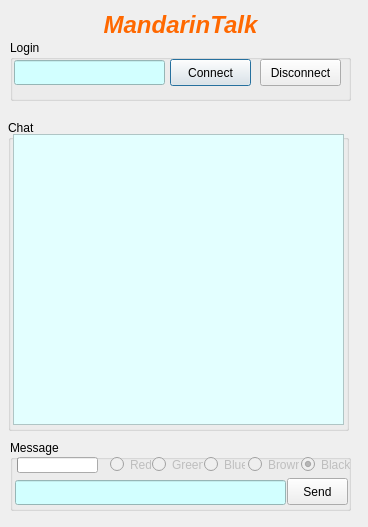
<?xml version="1.0" encoding="UTF-8"?>
<ui version="4.0">
 <class>Client</class>
 <widget class="QDialog" name="Client">
  <property name="geometry">
   <rect>
    <x>0</x>
    <y>0</y>
    <width>368</width>
    <height>527</height>
   </rect>
  </property>
  <property name="windowTitle">
   <string>Client</string>
  </property>
  <property name="windowIcon">
   <iconset>
    <normaloff>../../../../Downloads/build-ExtraManTalkC-Desktop_Qt_5_5_1_MinGW_32bit-Release/release/icon.ico</normaloff>../../../../Downloads/build-ExtraManTalkC-Desktop_Qt_5_5_1_MinGW_32bit-Release/release/icon.ico</iconset>
  </property>
  <widget class="QLabel" name="label_4">
   <property name="geometry">
    <rect>
     <x>10</x>
     <y>10</y>
     <width>341</width>
     <height>31</height>
    </rect>
   </property>
   <property name="text">
    <string>&lt;html&gt;&lt;head/&gt;&lt;body&gt;&lt;p align=&quot;center&quot;&gt;&lt;span style=&quot; font-size:18pt; font-weight:600; font-style:italic; color:#ff6800;&quot;&gt;MandarinTalk&lt;/span&gt;&lt;/p&gt;&lt;/body&gt;&lt;/html&gt;</string>
   </property>
  </widget>
  <widget class="QGroupBox" name="groupBox">
   <property name="geometry">
    <rect>
     <x>10</x>
     <y>40</y>
     <width>341</width>
     <height>61</height>
    </rect>
   </property>
   <property name="title">
    <string>Login</string>
   </property>
   <widget class="QLineEdit" name="lineLogin">
    <property name="geometry">
     <rect>
      <x>4</x>
      <y>20</y>
      <width>151</width>
      <height>25</height>
     </rect>
    </property>
    <property name="styleSheet">
     <string notr="true">background-color: rgb(210, 255, 255)</string>
    </property>
    <property name="maxLength">
     <number>12</number>
    </property>
   </widget>
   <widget class="QPushButton" name="ConnectBtn">
    <property name="geometry">
     <rect>
      <x>160</x>
      <y>19</y>
      <width>81</width>
      <height>27</height>
     </rect>
    </property>
    <property name="text">
     <string>Connect</string>
    </property>
   </widget>
   <widget class="QPushButton" name="DisconnectBtn">
    <property name="geometry">
     <rect>
      <x>250</x>
      <y>19</y>
      <width>81</width>
      <height>27</height>
     </rect>
    </property>
    <property name="text">
     <string>Disconnect</string>
    </property>
   </widget>
  </widget>
  <widget class="QGroupBox" name="groupBox_2">
   <property name="geometry">
    <rect>
     <x>8</x>
     <y>120</y>
     <width>341</width>
     <height>311</height>
    </rect>
   </property>
   <property name="title">
    <string>Chat</string>
   </property>
   <widget class="QTextEdit" name="ChatLog">
    <property name="geometry">
     <rect>
      <x>5</x>
      <y>14</y>
      <width>331</width>
      <height>291</height>
     </rect>
    </property>
    <property name="font">
     <font>
      <pointsize>10</pointsize>
     </font>
    </property>
    <property name="styleSheet">
     <string notr="true">background-color: rgb(227, 255, 255)</string>
    </property>
    <property name="html">
     <string>&lt;!DOCTYPE HTML PUBLIC &quot;-//W3C//DTD HTML 4.0//EN&quot; &quot;http://www.w3.org/TR/REC-html40/strict.dtd&quot;&gt;
&lt;html&gt;&lt;head&gt;&lt;meta name=&quot;qrichtext&quot; content=&quot;1&quot; /&gt;&lt;style type=&quot;text/css&quot;&gt;
p, li { white-space: pre-wrap; }
&lt;/style&gt;&lt;/head&gt;&lt;body style=&quot; font-family:'Cantarell'; font-size:10pt; font-weight:400; font-style:normal;&quot;&gt;
&lt;p style=&quot;-qt-paragraph-type:empty; margin-top:0px; margin-bottom:0px; margin-left:0px; margin-right:0px; -qt-block-indent:0; text-indent:0px; font-family:'MS Shell Dlg 2'; font-size:11pt;&quot;&gt;&lt;br /&gt;&lt;/p&gt;&lt;/body&gt;&lt;/html&gt;</string>
    </property>
   </widget>
  </widget>
  <widget class="QGroupBox" name="groupBox_3">
   <property name="geometry">
    <rect>
     <x>10</x>
     <y>440</y>
     <width>341</width>
     <height>71</height>
    </rect>
   </property>
   <property name="title">
    <string>Message</string>
   </property>
   <widget class="QLineEdit" name="lineMsg">
    <property name="geometry">
     <rect>
      <x>5</x>
      <y>40</y>
      <width>271</width>
      <height>25</height>
     </rect>
    </property>
    <property name="styleSheet">
     <string notr="true">background-color: rgb(210, 255, 255)</string>
    </property>
    <property name="maxLength">
     <number>100</number>
    </property>
   </widget>
   <widget class="QPushButton" name="sendBtn">
    <property name="geometry">
     <rect>
      <x>277</x>
      <y>38</y>
      <width>61</width>
      <height>27</height>
     </rect>
    </property>
    <property name="text">
     <string>Send</string>
    </property>
   </widget>
   <widget class="QProgressBar" name="progressBar">
    <property name="enabled">
     <bool>true</bool>
    </property>
    <property name="geometry">
     <rect>
      <x>7</x>
      <y>17</y>
      <width>81</width>
      <height>16</height>
     </rect>
    </property>
    <property name="value">
     <number>0</number>
    </property>
    <property name="textVisible">
     <bool>false</bool>
    </property>
   </widget>
   <widget class="QRadioButton" name="radioButton">
    <property name="enabled">
     <bool>false</bool>
    </property>
    <property name="geometry">
     <rect>
      <x>100</x>
      <y>16</y>
      <width>41</width>
      <height>17</height>
     </rect>
    </property>
    <property name="text">
     <string>Red</string>
    </property>
   </widget>
   <widget class="QRadioButton" name="radioButton_2">
    <property name="enabled">
     <bool>false</bool>
    </property>
    <property name="geometry">
     <rect>
      <x>142</x>
      <y>16</y>
      <width>51</width>
      <height>17</height>
     </rect>
    </property>
    <property name="text">
     <string>Green</string>
    </property>
   </widget>
   <widget class="QRadioButton" name="radioButton_3">
    <property name="enabled">
     <bool>false</bool>
    </property>
    <property name="geometry">
     <rect>
      <x>194</x>
      <y>16</y>
      <width>41</width>
      <height>17</height>
     </rect>
    </property>
    <property name="text">
     <string>Blue</string>
    </property>
   </widget>
   <widget class="QRadioButton" name="radioButton_4">
    <property name="enabled">
     <bool>false</bool>
    </property>
    <property name="geometry">
     <rect>
      <x>238</x>
      <y>16</y>
      <width>51</width>
      <height>17</height>
     </rect>
    </property>
    <property name="text">
     <string>Brown</string>
    </property>
   </widget>
   <widget class="QRadioButton" name="radioButton_5">
    <property name="enabled">
     <bool>false</bool>
    </property>
    <property name="geometry">
     <rect>
      <x>291</x>
      <y>16</y>
      <width>61</width>
      <height>17</height>
     </rect>
    </property>
    <property name="text">
     <string>Black</string>
    </property>
    <property name="checked">
     <bool>true</bool>
    </property>
   </widget>
  </widget>
 </widget>
 <layoutdefault spacing="6" margin="11"/>
 <resources/>
 <connections/>
</ui>
